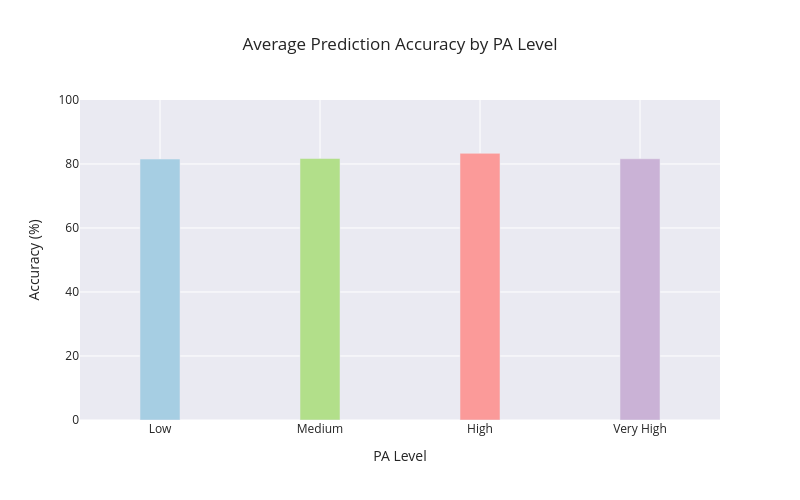

The notebook cell this image was saved under:
### Code cell
import os
import pandas as pd
import plotly.graph_objects as go

custom_colors = ['#a6cee3', '#b2df8a', '#fb9a99', '#cab2d6']  # blue, green, red, violet pastel tones

ID_PREFIX = "HUPA"
rename_mapping = {
    "Lows": "Low",
    "Mediums": "Medium",
    "Highs": "High",
    "Very Highs": "Very High"
}
new_category_order = ["Low", "Medium", "High", "Very High"]

directories = [d for d in os.listdir() if os.path.isdir(d) and d.startswith(ID_PREFIX)]
combined_df = []

for directory in directories:
    file_path = os.path.join(directory, "rolling_window_glucose_prediction.csv")
    if os.path.exists(file_path):
        df = pd.read_csv(file_path)
        df['Participant'] = directory
        df['Category'] = df['Category'].replace(rename_mapping)
        combined_df.append(df)

df_all = pd.concat(combined_df, ignore_index=True)
df_all['Category'] = pd.Categorical(df_all['Category'], categories=new_category_order, ordered=True)
df_all['Correct'] = df_all['Prediction Status'].astype(int)

accuracy_df = df_all.groupby('Category', observed=False)['Correct'].mean().reset_index()
accuracy_df['Accuracy (%)'] = 100 * accuracy_df['Correct']

fig = go.Figure(go.Bar(
    x=accuracy_df['Category'],
    y=accuracy_df['Accuracy (%)'],
    marker_color=custom_colors,
    width=0.25,  # THINNER bars
    text=None,
    hovertemplate='<b>%{x}</b><br>Accuracy: %{y:.2f}%<extra></extra>'
))

fig.update_layout(
    title='Average Prediction Accuracy by PA Level',
    xaxis_title='PA Level',
    yaxis_title='Accuracy (%)',
    yaxis_range=[0, 100],
    bargap=0.6,  # More space between bars
    template='seaborn',
    showlegend=False,
    height=500,
    width=800,
    font=dict(size=12)
)

fig.show()
#fig.write_image("glucose_prediction_scatter.png", width=800, height=500, scale=1)

### Figure 1 — Plotly figure (JSON) as saved in the notebook; plotly's stock layout.template omitted (floating-point values rounded to 4 significant figures)
{"data": [{"hovertemplate": "<b>%{x}</b><br>Accuracy: %{y:.2f}%<extra></extra>", "marker": {"color": ["#a6cee3", "#b2df8a", "#fb9a99", "#cab2d6"]}, "type": "bar", "width": 0.25, "x": ["Low", "Medium", "High", "Very High"], "y": [81.55, 81.72, 83.33, 81.64]}], "layout": {"bargap": 0.6, "font": {"size": 12}, "height": 500, "showlegend": false, "title": {"text": "Average Prediction Accuracy by PA Level"}, "width": 800, "xaxis": {"title": {"text": "PA Level"}}, "yaxis": {"range": [0, 100], "title": {"text": "Accuracy (%)"}}}}
